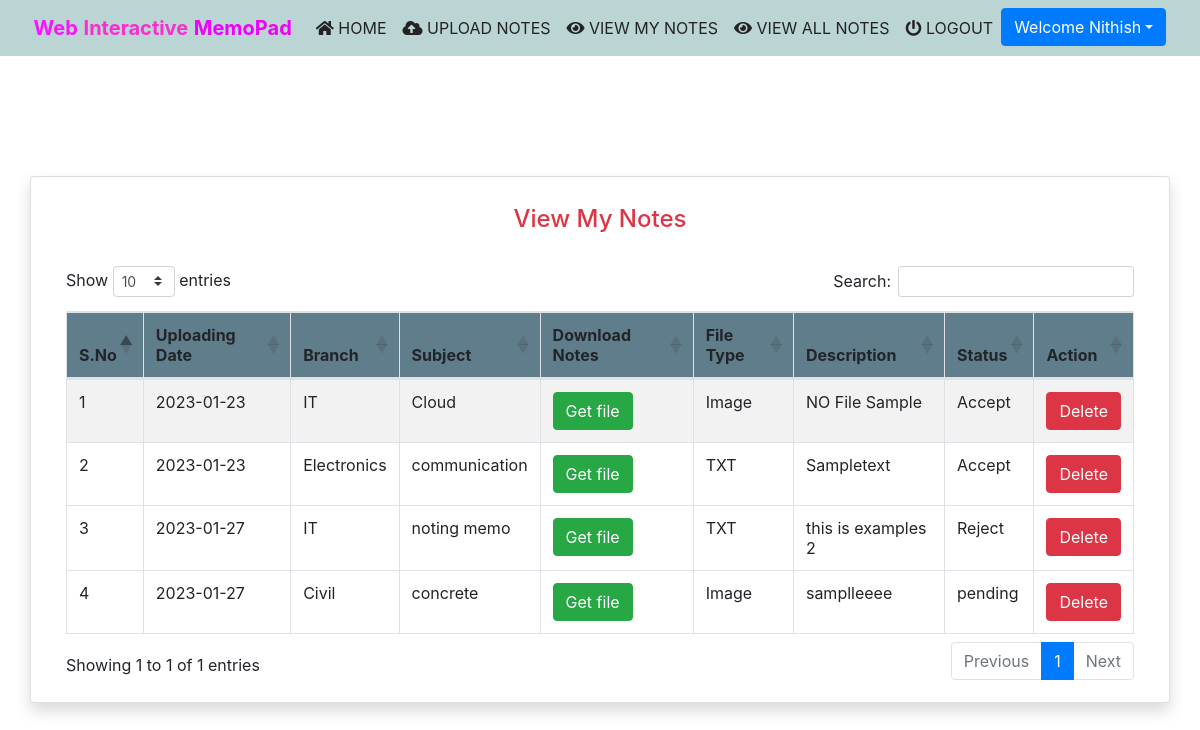
Before: /view_mynotes (signed in) with the older database file.
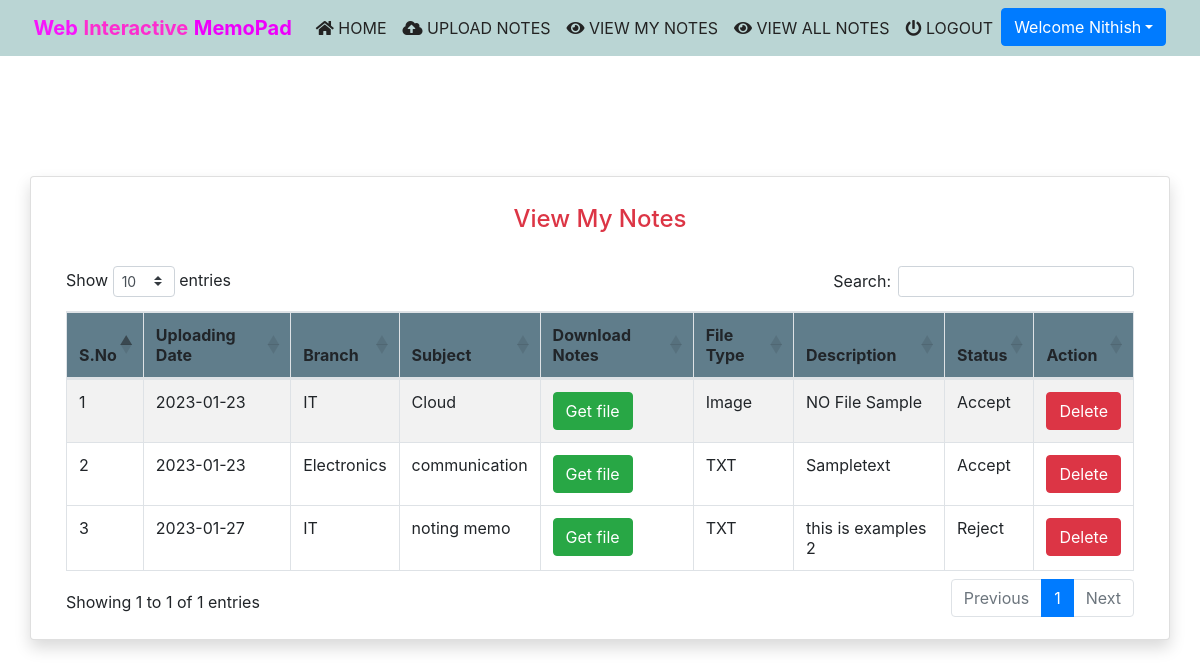
After: the same page with the newer database file.
### notes/models.py (models this page shows, shortened)
class Notes(models.Model):
    user = models.ForeignKey(User,on_delete=models.CASCADE)
    uploadingdate = models.CharField(max_length=30)
    branch = models.CharField(max_length=30)
    subject = models.CharField(max_length=30)
    notesfile = models.FileField(null=True)
    filetype = models.CharField(max_length=30)
    description = models.CharField(max_length=200, null=True)
    status = models.CharField(max_length=15)

### notes/views.py (the view)
# urls.py: path('view_mynotes', view_mynotes, name='view_mynotes'),
def view_mynotes(request):
    if not request.user.is_authenticated:
        return redirect('login')
    user = User.objects.get(id=request.user.id)
    notes = Notes.objects.filter(user = user)
    d = {'notes':notes}
    return render(request,'view_mynotes.html',d)

### notes/templates/view_mynotes.html (shortened to what this page needs)
{% extends 'usernavigation.html'%}
{% load static %}
{% block body %}
<div class="container card shadow mt-5">
	<div class="card-body">
  <h1 class="text-success text-center"></h1>
            <h4 class="text-center text-danger">View My Notes</h4>
			<br>
			<table id="example" class="table table-striped table-bordered" style="width:100%">
				<thead style="background-color : #607d8b;">
					<tr>
						<th>S.No</th>
						<th>Uploading Date</th>
						<th>Branch</th>
						<th>Subject</th>
						<th>Download Notes</th>
						<th>File Type</th>
						<th>Description</th>
						<th>Status</th>
						<th>Action</th>
					</tr>
				</thead>
				{% for i in notes %}
				<tbody>
				<tr>
                  <td>{{forloop.counter}}</td>
					<td>{{i.uploadingdate}}</td>
					<td>{{i.branch}}</td>
					<td>{{i.subject}}</td>
					<td><a href="{{i.notesfile.url}}" class="btn btn-success" download>Get file</a></td>
					<td>{{i.filetype}}</td>
					<td>{{i.description}}</td>
					<td>{{i.status}}</td>
					<td><a href="{% url 'delete_mynotes' i.id %}" class="btn btn-danger" onclick="return confirm('Are your sure to Delete ?')">Delete</a></td>
                </tr>
				{% endfor %}
				</tbody>
	</table>
</div>
</div>
{% endblock %}

Changed rows visible on the page:
removed Notes: uploadingdate "2023-01-27", branch "Civil", subject "concrete", filetype "Image", description "samplleeee", status "pending"
